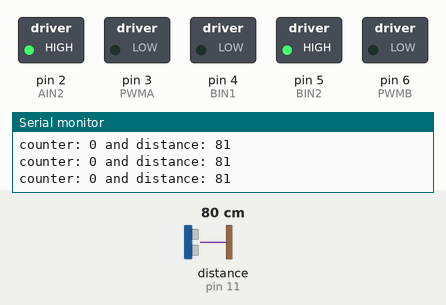
Recording of a sketch running on a simulated Arduino Uno, built with avr-gcc and run on an emulated ATmega328P. Shown: switched loads named in the sketch (green lamp = pin HIGH), the last lines printed to the serial monitor. The test bench sets the inputs (shaded band); at power-on: distance to the obstacle (sensor on pin 11) 80 cm. The echo pulse lasts 58.3 µs per cm; random numbers use the default seed unless the sketch sets one; pins used as bus, display or sensor lines are not drawn.

Above: at 4.3 s.
4.4 s: distance to the obstacle (sensor on pin 11) set to 7 cm
6.5 s: distance to the obstacle (sensor on pin 11) set to 4 cm
At 8.3 s:
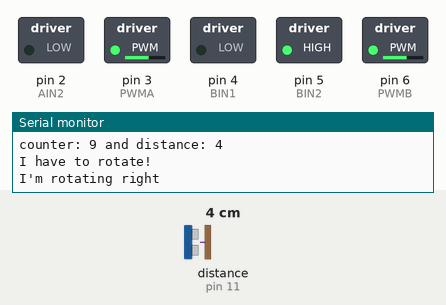
9.5 s: distance to the obstacle (sensor on pin 11) set to 9 cm
At 11.1 s:
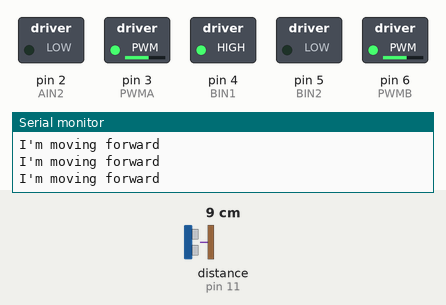
12.5 s: distance to the obstacle (sensor on pin 11) set to 2 cm
At 15.3 s:
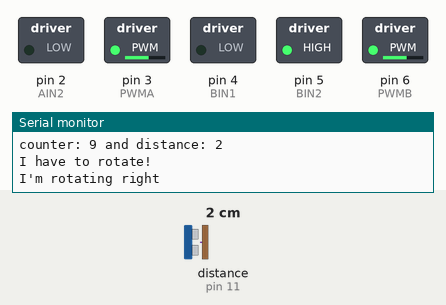
Timing chart, 0 to 16.5 s (numbered marks = the images above; inputs shaded):
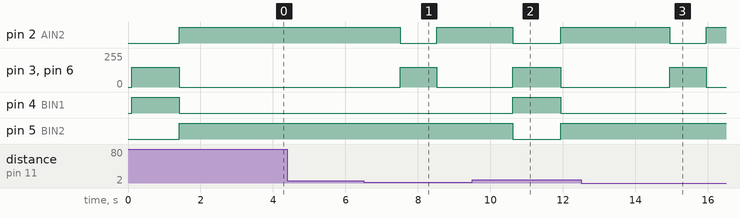

The sketch:

testing_movement_1.1.ino
```cpp
// MOVEMENT TEST
//version 1.1

// importing libraries
#include <NewPing.h>

// definitions
#define TRIGGER  12
#define ECHO     11
#define MAX_DISTANCE 150 // maximum distance we want to ping for (in centimeters)
#define RIGHT 0
#define LEFT 1
#define DIR_FORWARD 1  //clockwise
#define DIR_BACKWARD 0  //counter-clockwise
#define ROTATION_TIME 1000
#define MOVEMENT_TIME 1300
#define INTERACTION_TIME 500

// stannby pin
int STBY = 0; //standby

// MOTOR A
// connected between A01 and A02
int PWMA = 3; //Speed control
int AIN1 = 1; //Direction
int AIN2 = 2; //Direction

// MOTOR B
// connected between B01 and B02
int PWMB = 6; //Speed control
int BIN1 = 4; //Direction
int BIN2 = 5; //Direction

// Variables
int sp = 150; //default speed
long starting_time_rotation;
long starting_time_movement;
long starting_time_sonar;
long starting_time_interaction;
int ping_counter = 0;
int awake_increment = 3;
int distance;
boolean movement = 0;


// Constructors
NewPing sonar(TRIGGER, ECHO, MAX_DISTANCE);

void setup() {
  // setting I/O
  pinMode(STBY, OUTPUT);

  pinMode(PWMA, OUTPUT);
  pinMode(AIN1, OUTPUT);
  pinMode(AIN2, OUTPUT);

  pinMode(PWMB, OUTPUT);
  pinMode(BIN1, OUTPUT);
  pinMode(BIN2, OUTPUT);

  // initializing the serial port
  Serial.begin(9600);

  randomSeed(1234);

  //starting_time_rotation = millis();
  //starting_time_movement = millis();
  starting_time_sonar = millis();

}

void loop() {
  sonarDetection();

  // Print infos
  Serial.print("counter: ");
  Serial.print(ping_counter);
  Serial.print(" and distance: ");
  Serial.println(distance);
}

void sonarDetection(){

  boolean flag = 0;   //detection of people while rotating

  detect();

  if(ping_counter >= 10){    // the robot starts to look around in order to detect someone
    Serial.println("I have to rotate!");

    // random number generator to randomize the direction
    if(random(2)){
      rotate(sp, RIGHT); // turn left
    }
    else{
      rotate(sp, RIGHT); //turn right (TODO: change the direction when the working shield is mounted)
    }


    starting_time_rotation = millis();
    while(millis() - starting_time_rotation < ROTATION_TIME && !flag){
      detect();
      if (distance > 5){
        // if it detects someone it stops rotating and tries to approach the person
        Serial.print("distance while rotating: ");
        Serial.println(distance);
        stopRobot();
        moveForward(sp);
        sayHi();  //TODO
        flag = 1;  // breaks the loop
      }
    }

    // after a certain time interval it stops anyway
    if(!flag){
      stopRobot();
    }

    ping_counter = 0;

  }
  else if(ping_counter <= 0 ){
    // it has detected someone in front of him
    ping_counter = 0;
    if(!movement){
      moveForward(sp); // approaching the person
      sayHi(); //TODO
      starting_time_interaction = millis();
      while(millis - starting_time_interaction < INTERACTION_TIME){
        detect();
      }
    }
  }
}

void detect(){

  delay(100);
  distance = sonar.ping_cm();

  if (distance > 5) {
    // Read distance from sensor and send to serial
    // Decrese the idle counter
    ping_counter = ping_counter - awake_increment;
  } else {
    ping_counter++;
    movement = 0;
  }
}

// rotation in order to detect someone
void rotate(int vel, boolean dir){
  if(dir == LEFT){

    Serial.println("I'm rotating left");
    moveMotor(1, vel, DIR_BACKWARD);
    moveMotor(0, vel, DIR_FORWARD);
  }
  else{

    Serial.println("I'm rotating right");
    moveMotor(0, vel, DIR_BACKWARD);
    moveMotor(1, vel, DIR_FORWARD);
  }
}

void sayHi(){
  Serial.println("Hey man!");
}

void stopRobot(){
  Serial.println("STOP!");
  //digitalWrite(STBY, LOW);
  moveMotor(1,0,0);
  moveMotor(0,0,0);
  delay(2000);
}

void moveForward(int vel){
  moveMotor(0, vel, DIR_FORWARD);
  moveMotor(1, vel, DIR_FORWARD);
  starting_time_movement = millis();
  while(millis() - starting_time_movement < MOVEMENT_TIME){
    Serial.println("I'm moving forward");
  }
  stopRobot();
  movement = 1;
}

void moveMotor(int motor, int sp, boolean dir){
//Move specific motor at speed and direction
//motor: 0 for B 1 for A
//speed: 0 is off, and 255 is full speed
//direction: 0 clockwise, 1 counter-clockwise

  digitalWrite(STBY, HIGH); //disable standby

  boolean inPin1 = LOW;
  boolean inPin2 = HIGH;

  if(dir == 1){
    inPin1 = HIGH;
    inPin2 = LOW;
  }

  if(motor == 1){
    digitalWrite(AIN1, inPin1);
    digitalWrite(AIN2, inPin2);
    analogWrite(PWMA, sp);
  }else{
    digitalWrite(BIN1, inPin1);
    digitalWrite(BIN2, inPin2);
    analogWrite(PWMB, sp);
  }
}
```

Measured:
- the behaviour switches between 6 and 5 cm on distance to the obstacle (sensor on pin 11) (found by bisection; images 0 and 1)
- after the input at 6.5 s, pin 2 (AIN2): HIGH → LOW after 1.0 s, → HIGH 1.0 s later; pin 3 (PWMA), pin 6 (PWMB): 0/255 → 150/255 after 1.0 s, → 0/255 1.0 s later
- after the input at 9.5 s, pin 4 (BIN1): LOW → HIGH after 1.1 s, → LOW 1.3 s later; pin 5 (BIN2): HIGH → LOW after 1.1 s, → HIGH 1.3 s later
- after the input at 12.5 s, pin 2 (AIN2): HIGH → LOW after 2.4 s, → HIGH 1.0 s later; pin 3 (PWMA), pin 6 (PWMB): 0/255 → 150/255 after 2.4 s, → 0/255 1.0 s later
